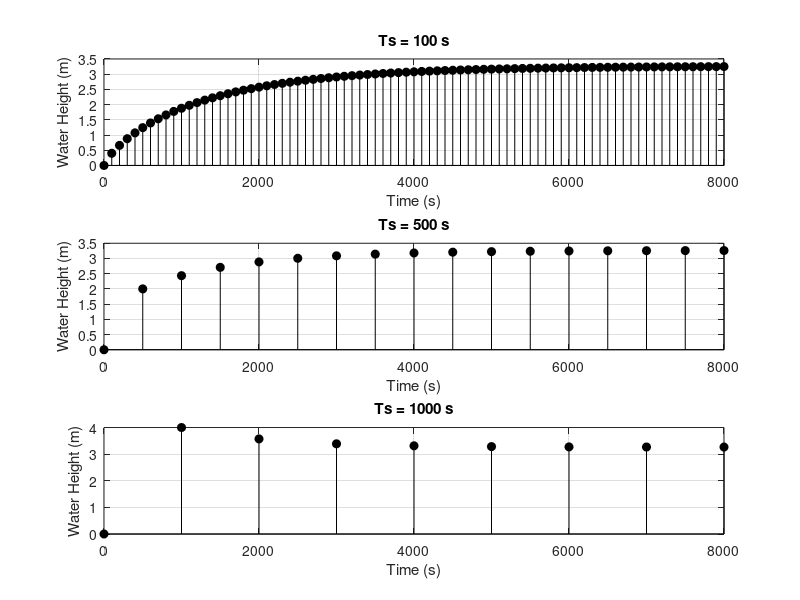

MATLAB code for this plot:
clear all;
close all;
clc;

% Chapter 4 - Water Tank Simulation

g = 9.8;
A1 = 1;
A2 = 0.0005;
h1 = 0;
h2 = 0;
f1 = 0.004;

Ts = [100,500,1000];
N = round(8000./Ts);

figure(1);

for m = 1:length(Ts)
    h1 = 0;
    h = zeros(N(m)+1,1);

    for n = 1:N(m)
        h1 = (Ts(m)*f1 + A1*h1 - ...
            A2*Ts(m)*sqrt(2*g*h1-h2))/A1;

        h(n+1) = h1;
    end

    t = (0:N(m))*Ts(m);

    subplot(3,1,m);
    stem(t,h,'k','filled');
    xlabel('Time (s)');
    ylabel('Water Height (m)');
    title(['Ts = ',num2str(Ts(m)),' s']);
    grid on;

    fprintf('Ts = %d s, Final Height = %.4f m\n',Ts(m),h1);
end

drawnow;
